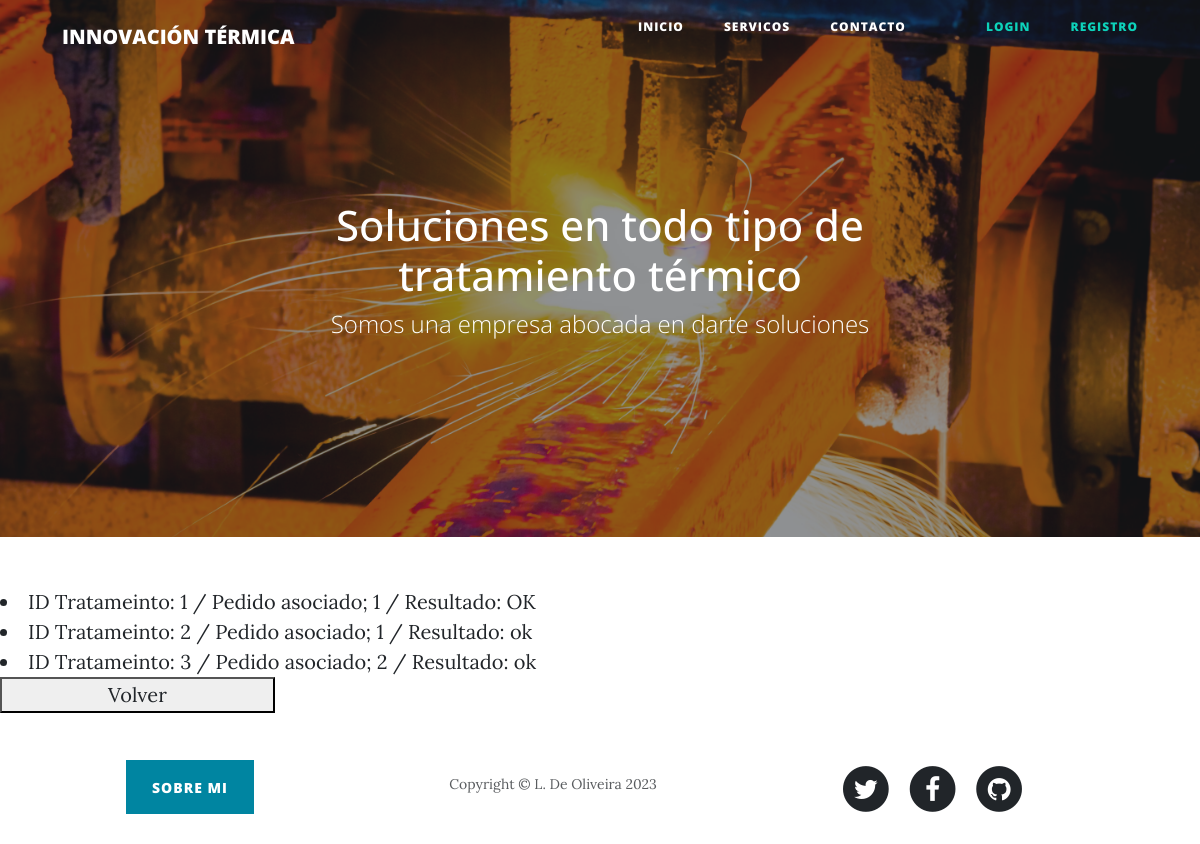
Screenshot of /app-inno-termic/Resultados_tratamientos/ with the database file from the repository.
### AppPrincipal/models.py (models this page shows, shortened)
class RegistroTratamiento(models.Model):
    pedido_asociado = models.ForeignKey(Pedido, on_delete=models.CASCADE)
    fecha_hora_inicio = models.DateTimeField()
    fecha_hora_finalizacion = models.DateTimeField()
    temperatura = models.DecimalField(max_digits=8, decimal_places=2)
    tiempo_tratamiento = models.DurationField()
    resultados = models.TextField()

class Pedido(models.Model):
    cliente = models.ForeignKey(Cliente, on_delete=models.CASCADE)
    servicios_solicitados = models.ManyToManyField(ServicioTratamiento)
    fecha_solicitud = models.DateField()
    fecha_entrega_deseada = models.DateField()
    estado_pedido = models.CharField(max_length=50)

### AppPrincipal/views.py (the view)
# urls.py: path('Resultados_tratamientos/', resultados_tratamientos , name="resultados_tratamientos"),
def resultados_tratamientos (req):
    registros_tratamientos = RegistroTratamiento.objects.all()
    id_pedido = Pedido.objects.all()
    return render(req, 'resultados_tratamientos.html', {'registros_tratamientos': registros_tratamientos})

### AppPrincipal/Templates/resultados_tratamientos.html
{% extends 'base.html' %}
{% block base %}
{% for lista in registros_tratamientos %}
<li><a href="{% url 'pedido_detail' pk=lista.pedido_asociado.pk %}">ID Tratameinto: {{lista.pk}} / Pedido asociado; {{lista.pedido_asociado.pk}} / Resultado: {{lista.resultados}}</a></li>
{% endfor %}
<button><a href="{% url 'Opciones_pedidos' %}" style="padding-left: 100px;padding-right: 100px;position: relative;justify-content: center;align-items: center;height: 10vh;">Volver</a></button>
{% endblock base %}

### rows the page displays
RegistroTratamiento: pk "1", pedido_asociado.pk "1", resultados "OK"
RegistroTratamiento: pk "2", pedido_asociado.pk "1", resultados "ok"
RegistroTratamiento: pk "3", pedido_asociado.pk "2", resultados "ok"
